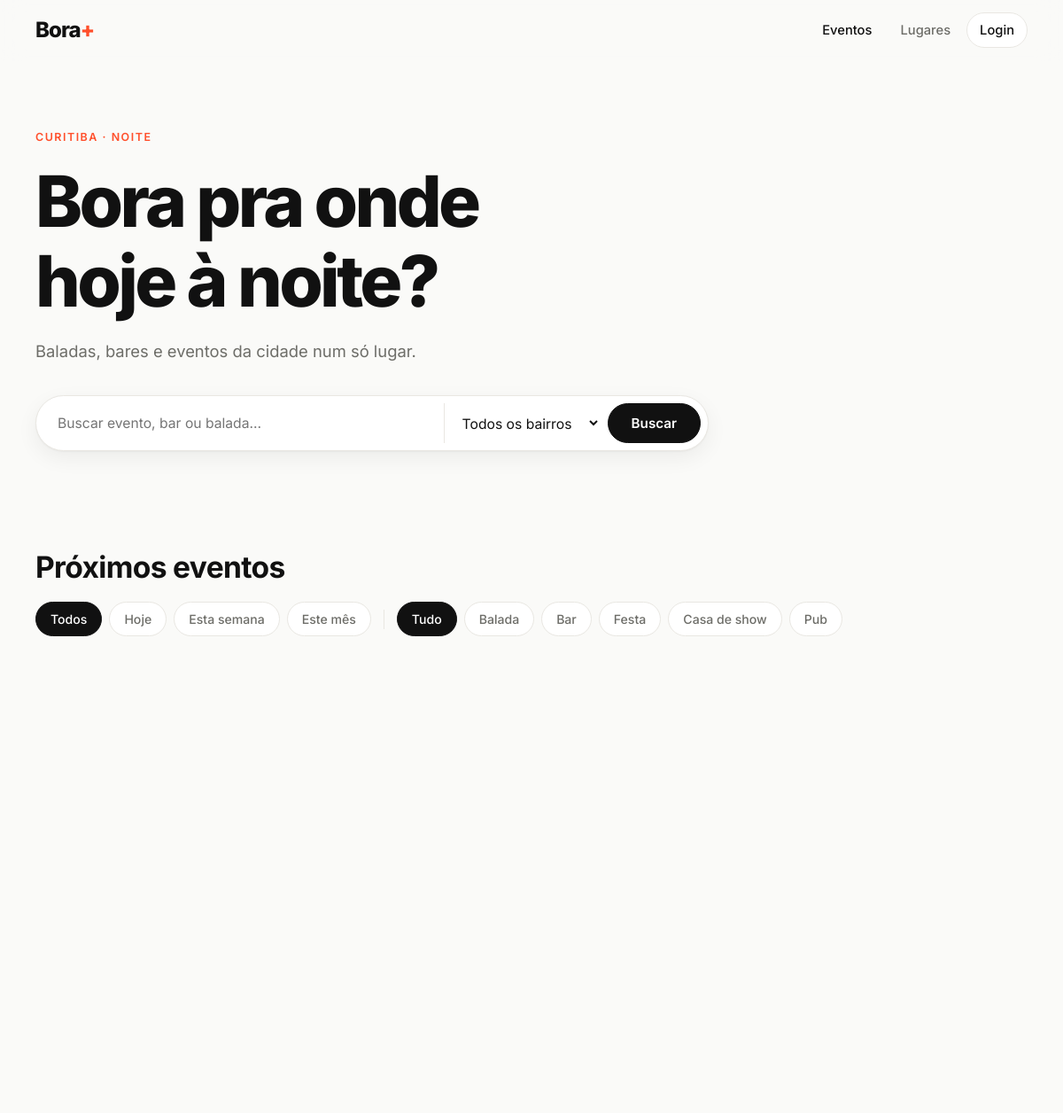
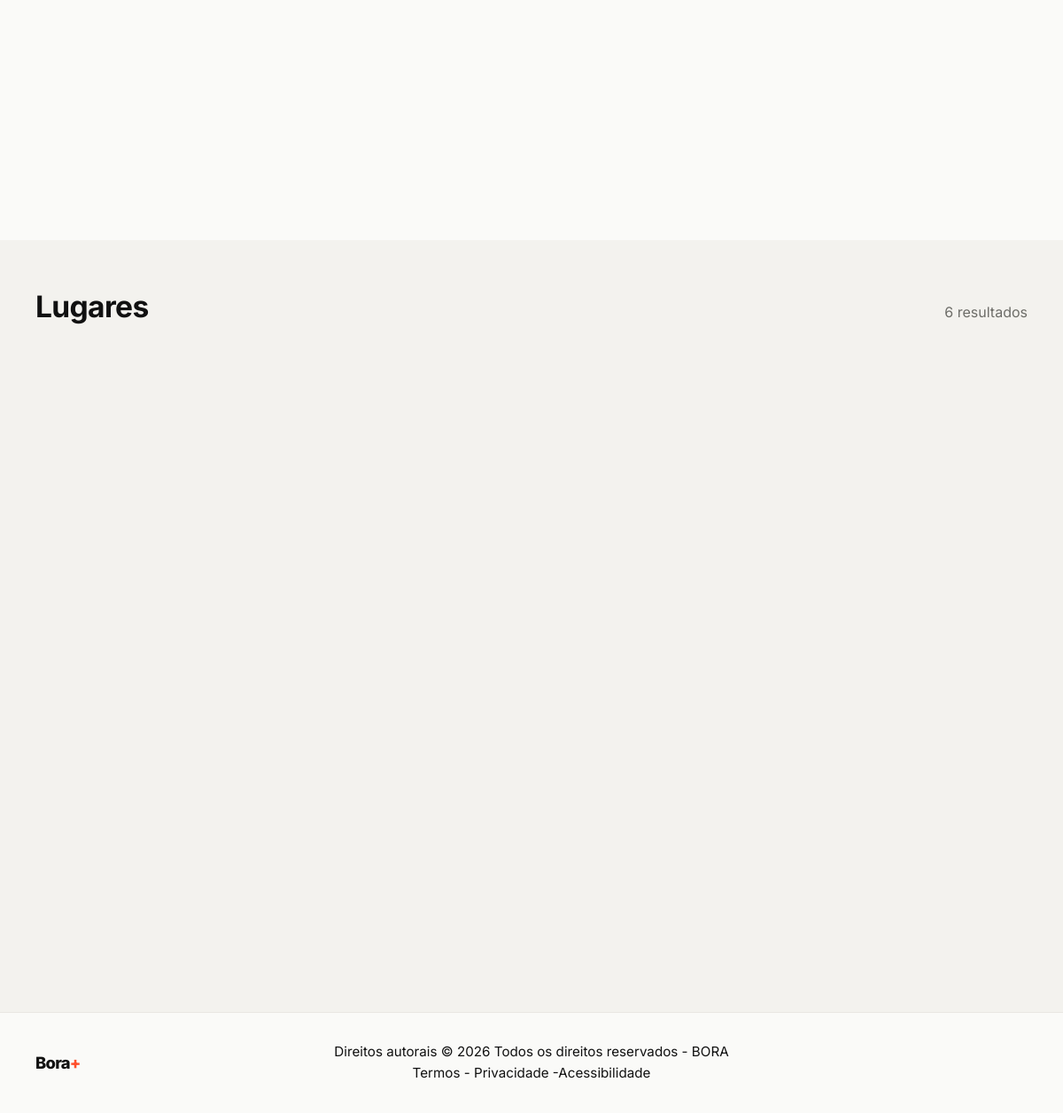
Before: / with the older database file (2 pictures, top to bottom).
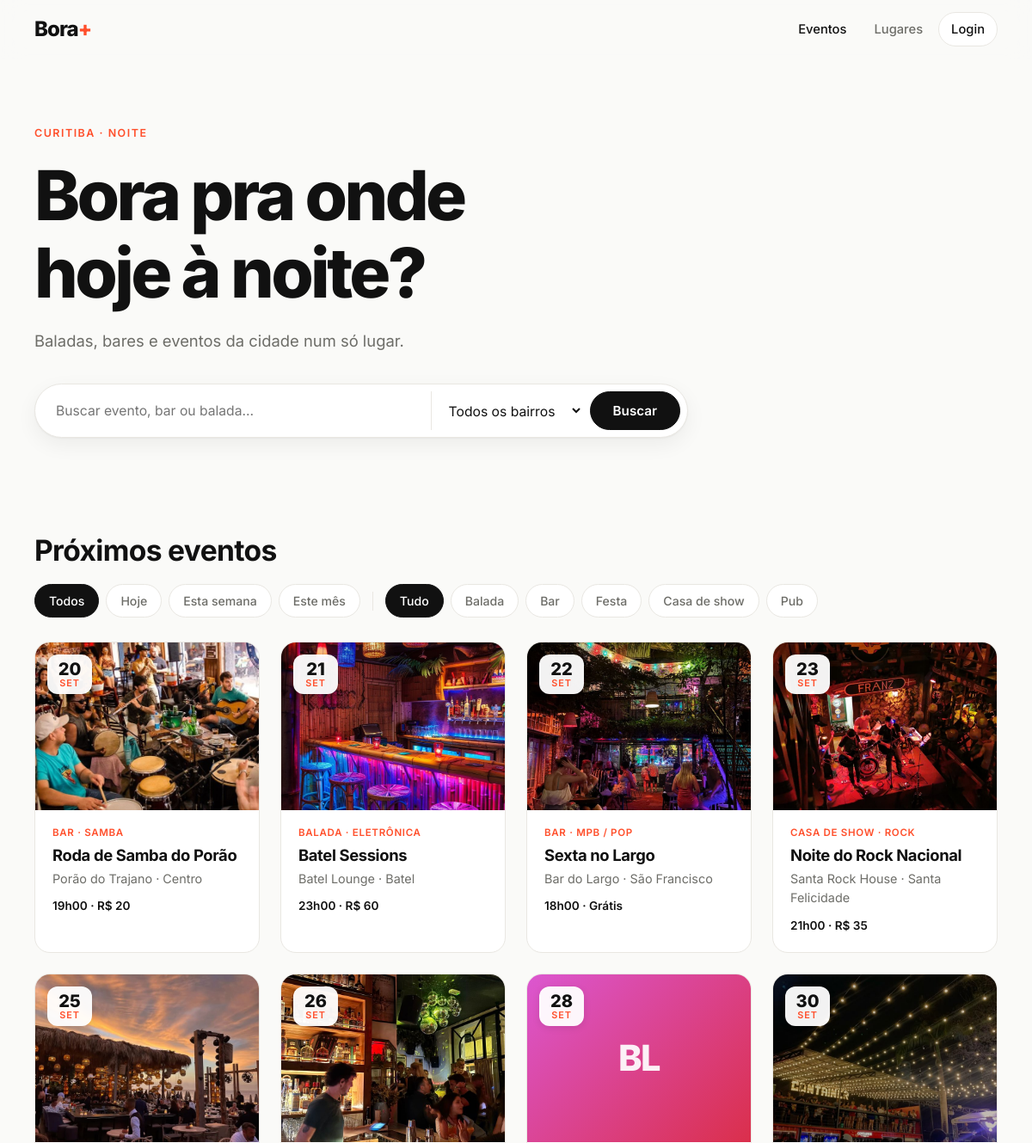
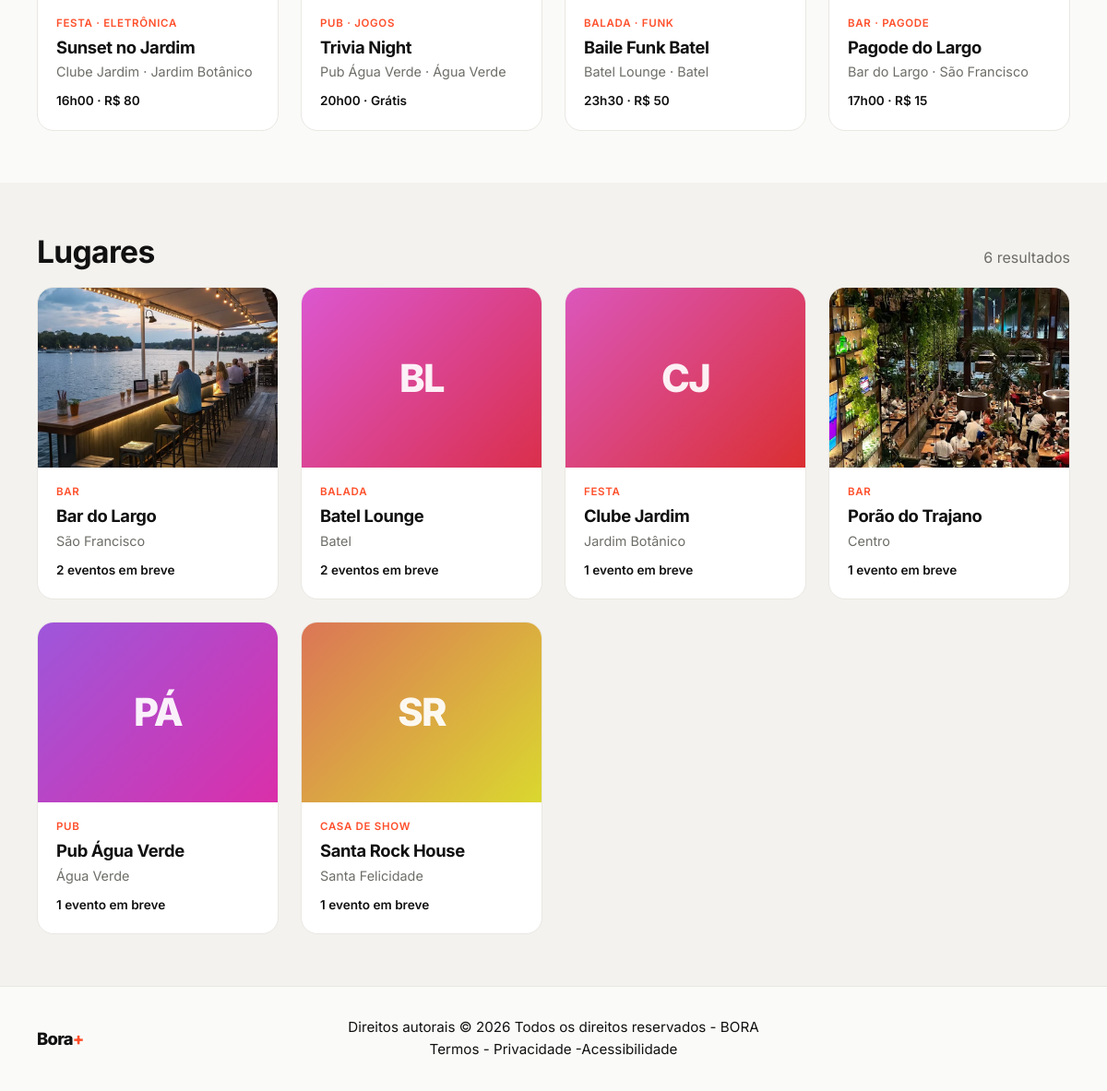
After: the same page with the newer database file (2 pictures, top to bottom).
### tables this page shows
CREATE TABLE events (
            id               INTEGER PRIMARY KEY AUTOINCREMENT,
            establishment_id INTEGER NOT NULL REFERENCES establishments(id) ON DELETE CASCADE,
            title            TEXT NOT NULL,
            description      TEXT,
            event_date       TEXT NOT NULL,
            start_time       TEXT,
            price            TEXT,
            genre            TEXT,
            image            TEXT,
            created_at       TEXT NOT NULL DEFAULT CURRENT_TIMESTAMP
        );

CREATE TABLE establishments (
            id            INTEGER PRIMARY KEY AUTOINCREMENT,
            name          TEXT NOT NULL,
            type          TEXT NOT NULL,
            neighborhood  TEXT NOT NULL,
            address       TEXT,
            opening_hours TEXT,
            instagram     TEXT,
            description   TEXT,
            image         TEXT,
            created_at    TEXT NOT NULL DEFAULT CURRENT_TIMESTAMP
        );

### includes/functions.php (called while the page is built, shortened)
<?php
function e(?string $value): string
{
    return htmlspecialchars((string) $value, ENT_QUOTES | ENT_SUBSTITUTE, 'UTF-8');
}
function url(string $path = ''): string
{
    return BASE_URL . '/' . ltrim($path, '/');
}
function upload_url(?string $file): ?string
{
    return $file ? url('uploads/' . rawurlencode($file)) : null;
}
function today(): string
{
    return date('Y-m-d');
}
function date_parts(string $date): array
{
    $t = strtotime($date);
    return [
        'day'     => date('d', $t),
        'month'   => MONTHS[(int) date('n', $t) - 1],
        'weekday' => WEEKDAYS[(int) date('w', $t)],
        'year'    => date('Y', $t),
    ];
}
function format_time(?string $time): string
{
    return $time ? str_replace(':', 'h', substr($time, 0, 5)) : '';
}
function type_label(string $type): string
{
    return ESTABLISHMENT_TYPES[$type] ?? ucfirst($type);
}
function initials(string $name): string
{
    $words = preg_split('/\s+/u', trim($name)) ?: [];
    $out = '';
    foreach (array_slice($words, 0, 2) as $w) {
        $out .= mb_strtoupper(mb_substr($w, 0, 1));
    }
    return $out;
}
function placeholder_style(string $seed): string
{
    $h1 = crc32($seed) % 360;
    $h2 = ($h1 + 45) % 360;
    return "background:linear-gradient(135deg,hsl($h1 65% 60%),hsl($h2 70% 52%))";
}
function input(string $key, string $default = ''): string
{
    $v = $_POST[$key] ?? $_GET[$key] ?? $default;
    return is_string($v) ? trim($v) : $default;
}

### includes/queries.php (called while the page is built, shortened)
<?php
function fetch_events(array $f = [], ?int $limit = null): array
{
    $sql = 'SELECT ev.*, es.name AS place_name, es.type AS place_type,
                   es.neighborhood AS place_neighborhood, es.image AS place_image
            FROM events ev
            JOIN establishments es ON es.id = ev.establishment_id
            WHERE 1=1';
    $params = [];
    if (!empty($f['upcoming'])) {
        $sql .= ' AND ev.event_date >= :today';
        $params[':today'] = today();
    }
    $dir = ($f['order'] ?? 'asc') === 'desc' ? 'DESC' : 'ASC';
    $sql .= " ORDER BY ev.event_date $dir, ev.start_time $dir";
    $stmt = db()->prepare($sql);
    $stmt->execute($params);
    return $stmt->fetchAll();
}
function fetch_establishments(array $f = []): array
{
    $sql = 'SELECT es.*,
                   (SELECT COUNT(*) FROM events ev
                     WHERE ev.establishment_id = es.id AND ev.event_date >= :today) AS upcoming_count
            FROM establishments es WHERE 1=1';
    $params = [':today' => today()];
    $sql .= ' ORDER BY es.name COLLATE NOCASE';
    $stmt = db()->prepare($sql);
    $stmt->execute($params);
    return $stmt->fetchAll();
}

### includes/db.php (called while the page is built, shortened)
<?php
function db(): PDO
{
    static $pdo = null;
    if ($pdo instanceof PDO) {
        return $pdo;
    }
    $isNew = !file_exists(DB_FILE);
    $pdo = new PDO('sqlite:' . DB_FILE, null, null, [
        PDO::ATTR_ERRMODE            => PDO::ERRMODE_EXCEPTION,
        PDO::ATTR_DEFAULT_FETCH_MODE => PDO::FETCH_ASSOC,
    ]);
    $pdo->exec('PRAGMA foreign_keys = ON');
    seed_admin($pdo);
    return $pdo;
}
function seed_admin(PDO $pdo): void
{
    $count = (int) $pdo->query('SELECT COUNT(*) FROM admins')->fetchColumn();
    if ($count > 0) {
        return;
    }
}

### includes/components.php (the view, shortened to what the changed rows need)
<?php
function cover(?string $image, string $seed, string $label, string $class = 'cover'): string
{
    $src = upload_url($image);
    if ($src) {
        return '<div class="' . $class . '"><img src="' . e($src) . '" alt="" loading="lazy"></div>';
    }
    return '<div class="' . $class . ' cover--ph" style="' . e(placeholder_style($seed)) . '"><span>'
        . e(initials($label)) . '</span></div>';
}
function render_event_card(array $ev): void
{
    $d = date_parts($ev['event_date']);
    $image = $ev['image'] ?: $ev['place_image'];
    $link = url('evento.php?id=' . (int) $ev['id']);
    $meta = array_filter([format_time($ev['start_time']), $ev['price']]);
    ?>
    <a class="card reveal" href="<?= e($link) ?>">
        <?= cover($image, $ev['place_name'], $ev['place_name']) ?>
        <div class="date-badge">
            <strong><?= e($d['day']) ?></strong>
            <span><?= e($d['month']) ?></span>
        </div>
        <div class="card__body">
            <span class="tag"><?= e(type_label($ev['place_type'])) ?><?= $ev['genre'] ? ' · ' . e($ev['genre']) : '' ?></span>
            <h3><?= e($ev['title']) ?></h3>
            <p class="muted"><?= e($ev['place_name']) ?> · <?= e($ev['place_neighborhood']) ?></p>
            <?php if ($meta): ?>
                <p class="card__meta"><?= e(implode(' · ', $meta)) ?></p>
            <?php endif; ?>
        </div>
    </a>
    <?php
}
function render_place_card(array $es): void
{
    $link = url('local.php?id=' . (int) $es['id']);
    $n = (int) ($es['upcoming_count'] ?? 0);
    ?>
    <a class="card reveal" href="<?= e($link) ?>">
        <?= cover($es['image'], $es['name'], $es['name']) ?>
        <div class="card__body">
            <span class="tag"><?= e(type_label($es['type'])) ?></span>
            <h3><?= e($es['name']) ?></h3>
            <p class="muted"><?= e($es['neighborhood']) ?></p>
            <p class="card__meta"><?= $n > 0 ? $n . ($n === 1 ? ' evento em breve' : ' eventos em breve') : 'Sem eventos agendados' ?></p>
        </div>
    </a>
    <?php
}

### index.php (shortened to what the changed rows need)
<?php
$q            = input('q');
$type         = input('tipo');
$neighborhood = input('bairro');
$when         = input('quando');
if (!isset(ESTABLISHMENT_TYPES[$type])) {
    $type = '';
}
if (!in_array($when, ['hoje', 'semana', 'mes'], true)) {
    $when = '';
}
$events = fetch_events([
    'upcoming'     => true,
    'q'            => $q,
    'type'         => $type,
    'neighborhood' => $neighborhood,
    'when'         => $when,
]);
$places = fetch_establishments(['q' => $q, 'type' => $type, 'neighborhood' => $neighborhood]);
function filter_url(array $override): string
{
    $params = array_filter(array_merge([
        'q'      => input('q'),
        'tipo'   => input('tipo'),
        'bairro' => input('bairro'),
        'quando' => input('quando'),
    ], $override), static fn ($v) => $v !== '' && $v !== null);
    return url('index.php' . ($params ? '?' . http_build_query($params) : '') . '#eventos');
}
require __DIR__ . '/includes/header.php';
?>
<section class="hero">
    <div class="container">
        <h1>Bora pra onde<br>hoje à noite?</h1>
    </div>
</section>
<section class="section" id="eventos">
    <div class="container">
        <div class="section__head">
            <h2>Próximos eventos</h2>
        </div>
        <div class="chips">
            <a class="chip <?= $when === '' ? 'is-active' : '' ?>" href="<?= e(filter_url(['quando' => ''])) ?>">Todos</a>
            <a class="chip <?= $when === 'hoje' ? 'is-active' : '' ?>" href="<?= e(filter_url(['quando' => 'hoje'])) ?>">Hoje</a>
            <a class="chip <?= $when === 'semana' ? 'is-active' : '' ?>" href="<?= e(filter_url(['quando' => 'semana'])) ?>">Esta semana</a>
            <a class="chip <?= $when === 'mes' ? 'is-active' : '' ?>" href="<?= e(filter_url(['quando' => 'mes'])) ?>">Este mês</a>
            <a class="chip <?= $type === '' ? 'is-active' : '' ?>" href="<?= e(filter_url(['tipo' => ''])) ?>">Tudo</a>
            <?php foreach (ESTABLISHMENT_TYPES as $key => $label): ?>
                <a class="chip <?= $type === $key ? 'is-active' : '' ?>" href="<?= e(filter_url(['tipo' => $key])) ?>"><?= e($label) ?></a>
            <?php endforeach; ?>
        </div>
        <?php if ($events): ?>
            <div class="grid">
                <?php foreach ($events as $ev) { render_event_card($ev); } ?>
            </div>
        <?php endif; ?>
    </div>
</section>
<section class="section section--alt" id="lugares">
    <div class="container">
        <div class="section__head">
            <h2>Lugares</h2>
        </div>
        <?php if ($places): ?>
            <div class="grid">
                <?php foreach ($places as $es) { render_place_card($es); } ?>
            </div>
        <?php endif; ?>
    </div>
</section>
<?php require __DIR__ . '/includes/footer.php'; ?>

Changed rows visible on the page:
now on this page (row edited): events: image (picture), event_date "20", event_date "SET", establishment.type "BAR", genre "SAMBA", title "Roda de Samba do Porão", establishment.name "Porão do Trajano", establishment.neighborhood "Centro", implode(' · ', $meta) "19h00 · R$ 20"
now on this page (row edited): events: image (picture), event_date "21", event_date "SET", establishment.type "BALADA", genre "ELETRÔNICA", title "Batel Sessions", establishment.name "Batel Lounge", establishment.neighborhood "Batel", implode(' · ', $meta) "23h00 · R$ 60"
now on this page (row edited): events: image (picture), event_date "22", event_date "SET", establishment.type "BAR", genre "MPB / POP", title "Sexta no Largo", establishment.name "Bar do Largo", establishment.neighborhood "São Francisco", implode(' · ', $meta) "18h00 · Grátis"
now on this page (row edited): events: image (picture), event_date "23", event_date "SET", establishment.type "CASA DE SHOW", genre "ROCK", title "Noite do Rock Nacional", establishment.name "Santa Rock House", establishment.neighborhood "Santa Felicidade", implode(' · ', $meta) "21h00 · R$ 35"
now on this page (row edited): events: image (picture), event_date "25", event_date "SET", establishment.type "FESTA", genre "ELETRÔNICA", title "Sunset no Jardim", establishment.name "Clube Jardim", establishment.neighborhood "Jardim Botânico", implode(' · ', $meta) "16h00 · R$ 80"
now on this page (row edited): events: image (picture), event_date "26", event_date "SET", establishment.type "PUB", genre "JOGOS", title "Trivia Night", establishment.name "Pub Água Verde", establishment.neighborhood "Água Verde", implode(' · ', $meta) "20h00 · Grátis"
now on this page (row unchanged): events: establishment.name "BL", event_date "28", event_date "SET", establishment.type "BALADA", genre "FUNK", title "Baile Funk Batel", establishment.name "Batel Lounge", establishment.neighborhood "Batel", implode(' · ', $meta) "23h30 · R$ 50"
now on this page (row edited): events: image (picture), event_date "30", event_date "SET", establishment.type "BAR", genre "PAGODE", title "Pagode do Largo", establishment.name "Bar do Largo", establishment.neighborhood "São Francisco", implode(' · ', $meta) "17h00 · R$ 15"
now on this page (row edited): establishments: image (picture), type "BAR", name "Bar do Largo", neighborhood "São Francisco", n "2", shows "eventos em breve"
now on this page (row unchanged): establishments: name "BL", type "BALADA", name "Batel Lounge", neighborhood "Batel", n "2", shows "eventos em breve"
now on this page (row unchanged): establishments: name "CJ", type "FESTA", name "Clube Jardim", neighborhood "Jardim Botânico", n "1", shows "evento em breve"
now on this page (row edited): establishments: image (picture), type "BAR", name "Porão do Trajano", neighborhood "Centro", n "1", shows "evento em breve"
now on this page (row unchanged): establishments: name "PÁ", type "PUB", name "Pub Água Verde", neighborhood "Água Verde", n "1", shows "evento em breve"
now on this page (row unchanged): establishments: name "SR", type "CASA DE SHOW", name "Santa Rock House", neighborhood "Santa Felicidade", n "1", shows "evento em breve"
